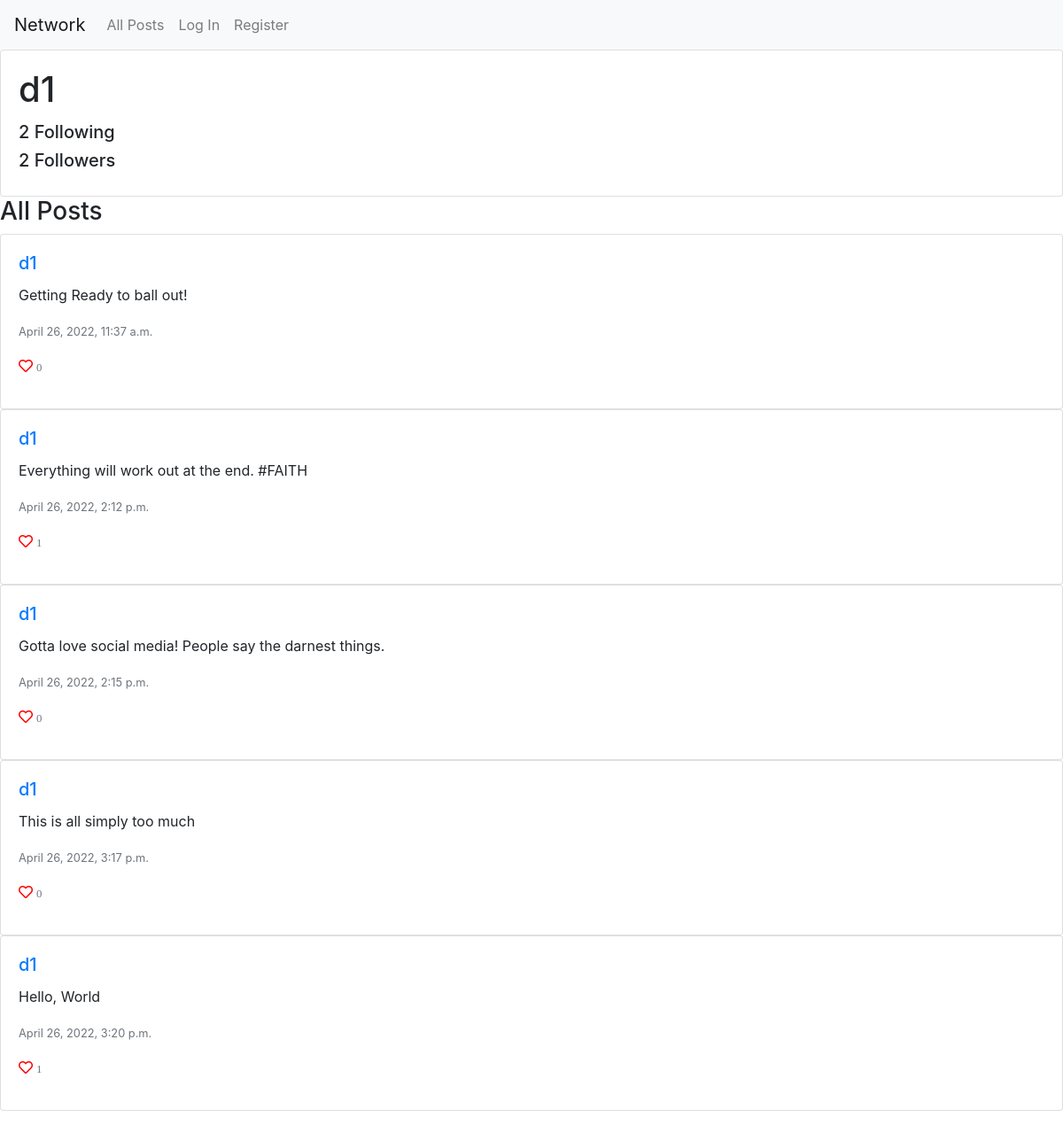
Screenshot of /profile/d1 with the database file from the repository.
### network/models.py (models this page shows, shortened)
class User(AbstractUser):
    pass

class Post(models.Model):
    user = models.ForeignKey(User, on_delete=models.CASCADE)
    text = models.CharField(max_length=160, default=None)
    post_date = models.DateTimeField(default=datetime.datetime.now)

### network/views.py (the view)
# urls.py: path("profile/<str:username>", views.profile, name="profile"),
def profile(request, username):
    is_following=0
    profile_user = User.objects.get(username=username)
    if request.user.is_authenticated:
        logged_user = request.session['_auth_user_id']
        is_following = Follower.objects.filter(
        follower=logged_user, following=profile_user).count()
        likes = Like.objects.filter(post=OuterRef('id'), user_id=logged_user)
        posts = Post.objects.filter(user=profile_user).order_by(
            'post_date').annotate(current_like=Count(likes.values('id')))
    else:
        posts = Post.objects.filter(
            user=profile_user).order_by('post_date').all()
    total_following = Follower.objects.filter(
        follower=profile_user).count()
    total_followers = Follower.objects.filter(
        following=profile_user).count()
    paginator = Paginator(posts, MAX_POSTS_PER_PAGE)
    page_number = request.GET.get('page')
    page_obj = paginator.get_page(page_number)
    return render(request, "network/profile.html", {
        "user_profile": profile_user, "posts": page_obj, "is_following": is_following, 'total_following': total_following, 'total_followers': total_followers, 'form': NewPostForm(), 'form_edit': NewEditPostForm()
    })

### network/templates/network/profile.html (shortened to what this page needs)
{% extends "network/layout.html" %}
{% block body %}
<div class="card">
    <div class="card-body">
        <h1 class="card-title">{{user_profile.username}}</h1>
        <h5 class="card-text"><span id="sp_following">{{total_following}}</span> Following</h5>
        <h5 class="card-text"><span id="sp_followers">{{total_followers}}</span> Followers</h5>
    </div>
</div>
<div id="content">
    <h3>All Posts</h3>
    {% for post in posts %}
    <div class="card">
        <div class="card-body">
            <h5 class="card-title"><a href="{% url 'profile' post.user.username %}">{{post.user.username}}</a></h5>
            <p class="card-text" id="post_text_{{post.id}}"> {{ post.text }}</p>
            <p class="card-text"><small class="text-muted">{{post.post_date}}</small></p>
            <p class="card-text">
                <div data-id="{{post.id}}"
                    class="card-link {% if post.current_like > 0 %} fas {%else%} far {% endif %} fa-heart">&nbsp<small
                        class="text-muted">{{post.like_set.count}}</small>
                        </div>
            </p>
        </div>
    </div>
    {% empty %}
    <h2>No Posts</h2>
    {% endfor %}
</div>
{% endblock %}

### network/static/network/styles.css (style rules this page uses)
.fa-heart { color: red !important; cursor: pointer; }

### rows the page displays
User: username "d1"
Post: user.username "d1", text "Getting Ready to ball out!", post_date "April 26, 2022, 11:37 a.m.", like_set.count "0"
Post: user.username "d1", text "Everything will work out at the end. #FAITH", post_date "April 26, 2022, 2:12 p.m.", like_set.count "1"
Post: user.username "d1", text "Gotta love social media! People say the darnest things.", post_date "April 26, 2022, 2:15 p.m.", like_set.count "0"
Post: user.username "d1", text "This is all simply too much", post_date "April 26, 2022, 3:17 p.m.", like_set.count "0"
Post: user.username "d1", text "Hello, World", post_date "April 26, 2022, 3:20 p.m.", like_set.count "1"

### other values shown
{{ total_following }} "2"
{{ total_followers }} "2"
